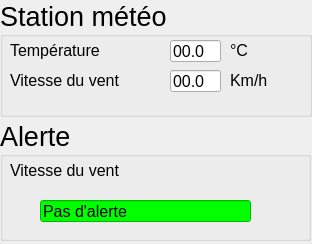
<?xml version="1.0" encoding="UTF-8"?>
<ui version="4.0">
 <class>VueMeteo</class>
 <widget class="QDialog" name="VueMeteo">
  <property name="geometry">
   <rect>
    <x>0</x>
    <y>0</y>
    <width>312</width>
    <height>244</height>
   </rect>
  </property>
  <property name="windowTitle">
   <string>IHM_Station_alerte</string>
  </property>
  <widget class="QGroupBox" name="groupBox">
   <property name="geometry">
    <rect>
     <x>0</x>
     <y>0</y>
     <width>312</width>
     <height>117</height>
    </rect>
   </property>
   <property name="font">
    <font>
     <pointsize>20</pointsize>
    </font>
   </property>
   <property name="title">
    <string>Station météo</string>
   </property>
   <widget class="QLabel" name="label">
    <property name="geometry">
     <rect>
      <x>10</x>
      <y>40</y>
      <width>131</width>
      <height>21</height>
     </rect>
    </property>
    <property name="font">
     <font>
      <pointsize>12</pointsize>
     </font>
    </property>
    <property name="text">
     <string>Température</string>
    </property>
   </widget>
   <widget class="QLineEdit" name="lineEdit">
    <property name="geometry">
     <rect>
      <x>170</x>
      <y>40</y>
      <width>51</width>
      <height>22</height>
     </rect>
    </property>
    <property name="font">
     <font>
      <pointsize>12</pointsize>
     </font>
    </property>
    <property name="text">
     <string>00.0</string>
    </property>
    <property name="readOnly">
     <bool>true</bool>
    </property>
   </widget>
   <widget class="QLabel" name="label_2">
    <property name="geometry">
     <rect>
      <x>230</x>
      <y>40</y>
      <width>31</width>
      <height>21</height>
     </rect>
    </property>
    <property name="font">
     <font>
      <pointsize>12</pointsize>
     </font>
    </property>
    <property name="text">
     <string>°C</string>
    </property>
   </widget>
   <widget class="QLabel" name="label_3">
    <property name="geometry">
     <rect>
      <x>230</x>
      <y>70</y>
      <width>51</width>
      <height>21</height>
     </rect>
    </property>
    <property name="font">
     <font>
      <pointsize>12</pointsize>
     </font>
    </property>
    <property name="text">
     <string>Km/h</string>
    </property>
   </widget>
   <widget class="QLineEdit" name="lineEdit_2">
    <property name="geometry">
     <rect>
      <x>170</x>
      <y>70</y>
      <width>51</width>
      <height>22</height>
     </rect>
    </property>
    <property name="font">
     <font>
      <pointsize>12</pointsize>
     </font>
    </property>
    <property name="text">
     <string>00.0</string>
    </property>
    <property name="readOnly">
     <bool>true</bool>
    </property>
   </widget>
   <widget class="QLabel" name="label_4">
    <property name="geometry">
     <rect>
      <x>10</x>
      <y>70</y>
      <width>151</width>
      <height>21</height>
     </rect>
    </property>
    <property name="font">
     <font>
      <pointsize>12</pointsize>
     </font>
    </property>
    <property name="text">
     <string>Vitesse du vent</string>
    </property>
   </widget>
  </widget>
  <widget class="QGroupBox" name="groupBox_2">
   <property name="geometry">
    <rect>
     <x>0</x>
     <y>120</y>
     <width>311</width>
     <height>121</height>
    </rect>
   </property>
   <property name="font">
    <font>
     <pointsize>20</pointsize>
    </font>
   </property>
   <property name="title">
    <string>Alerte</string>
   </property>
   <widget class="QLabel" name="label_5">
    <property name="geometry">
     <rect>
      <x>10</x>
      <y>40</y>
      <width>151</width>
      <height>21</height>
     </rect>
    </property>
    <property name="font">
     <font>
      <pointsize>12</pointsize>
     </font>
    </property>
    <property name="text">
     <string>Vitesse du vent</string>
    </property>
   </widget>
   <widget class="QLineEdit" name="lineEdit_3">
    <property name="geometry">
     <rect>
      <x>40</x>
      <y>80</y>
      <width>211</width>
      <height>22</height>
     </rect>
    </property>
    <property name="font">
     <font>
      <pointsize>12</pointsize>
     </font>
    </property>
    <property name="autoFillBackground">
     <bool>false</bool>
    </property>
    <property name="styleSheet">
     <string notr="true">background-color: rgb(0, 255, 0);</string>
    </property>
    <property name="text">
     <string>Pas d'alerte</string>
    </property>
    <property name="readOnly">
     <bool>true</bool>
    </property>
   </widget>
  </widget>
 </widget>
 <resources/>
 <connections/>
</ui>
